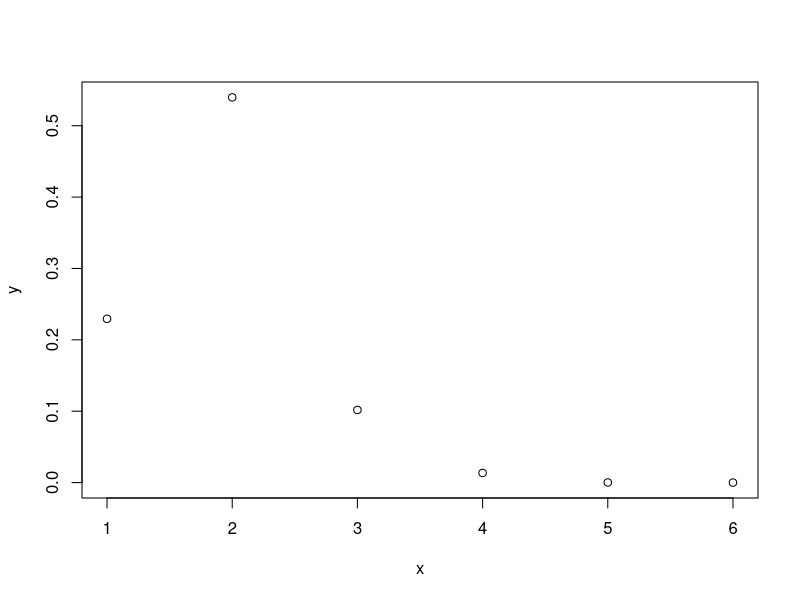
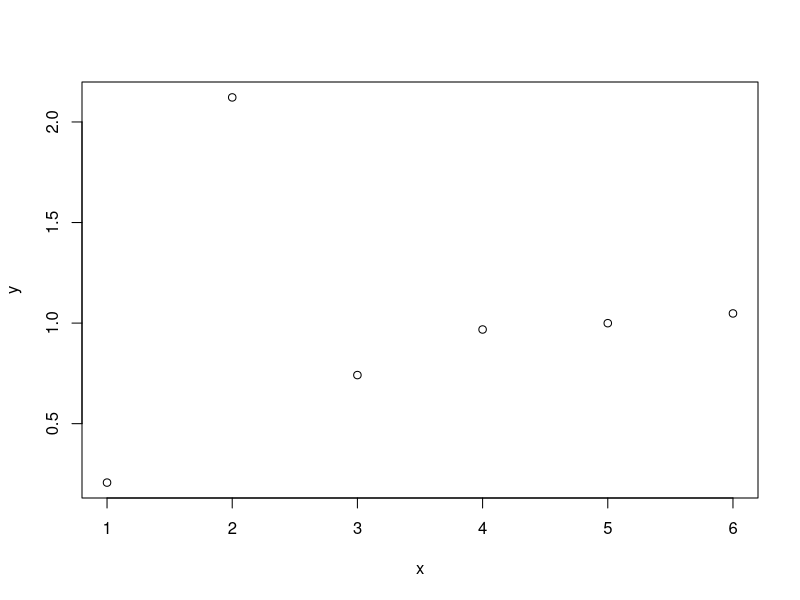
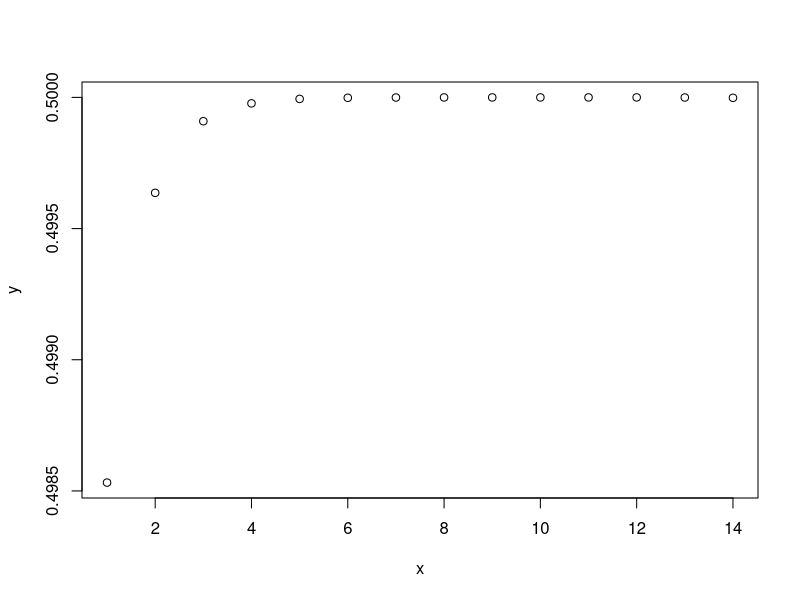
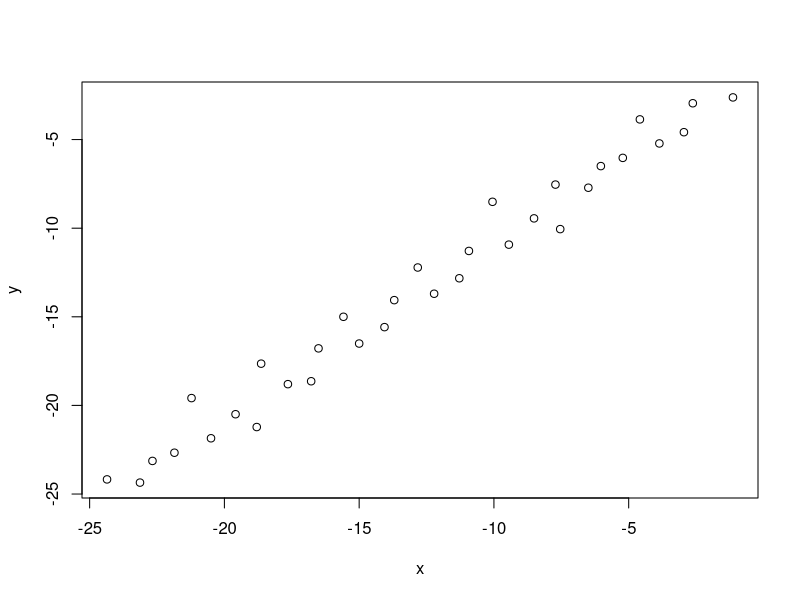
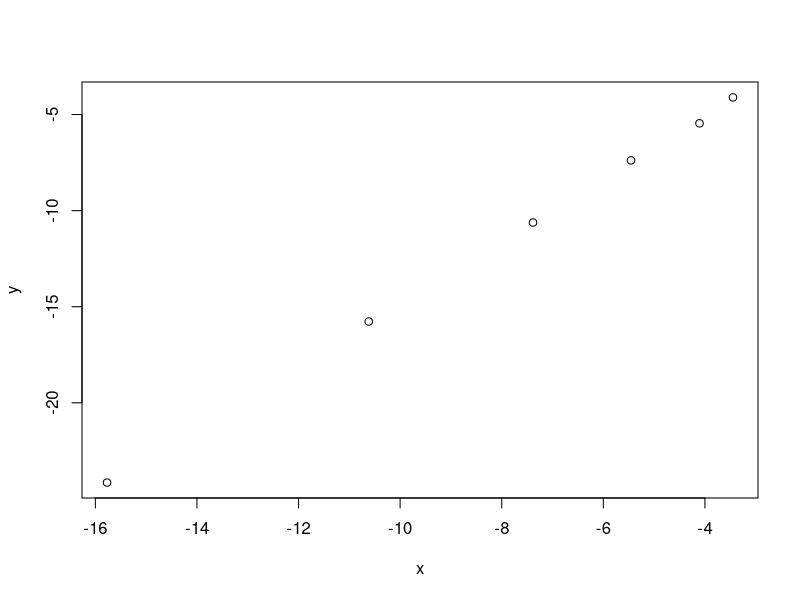

R code for these plots, in order:
## ---- chunk 1
log(10^8)/log(2)
## ---- chunk 2
f = function(x){
  return((cos(x))^2+sin(x)-1)
}
bisect = function(f,interval,tol=0.5*10^-10,max.its=40,verbose=FALSE){
  history = rep(NA, max.its)
  a = interval[1]
  b = interval[2]
  fa = f(a)
  fb = f(b)
  if (sign(fa)*sign(fb) >= 0 ) 
    stop("f(a)f(b)<0 not satisfied")
  for (j in 1:max.its){
    history[j] = (a+b)/2
    if ((b-a)/2 < tol) break
    fc = f(history[j])
    if (verbose==TRUE) {               # show values at each step for debugging
      print(j) 
      print(c(a,history[j],b,b-a))
    }
    if (fc == 0)  break
    if (sign(fc)*sign(fa) < 0) {
      b = history[j]
      fb = fc
    }
    else {
      a = history[j]
      fa = fc
    }
  }
  root=(a+b)/2
  return(list(root=root,history=history[!is.na(history)]))
}

options(digits = 9) 
interval <- c(2.5,3.5)
tol=0.5*10e-8
out=bisect(f,interval,tol=tol)
print(out$root)
print(out$history)
## ---- chunk 3
newton=function(x,its){
  res=x
  while (its>0) {
    x<-x-((cos(x))^2+sin(x)-1)/(-sin(2*x)+cos(x))
    res=c(res,x)
    its<-its-1
  }
  return(res)
}
x<-4.25
newton(x,50)
## ---- chunk 4
e<-abs((newton(x,50)-pi))
e
x=c(1:6)
y=e[2:7]/e[1:6]
plot(x,y)

## ---- chunk 5
x=c(1:6)
y=e[2:7]/e[1:6]^2
plot(x,y)
## ---- chunk 6
x<-1.5
e<-abs((newton(x,50)-pi/2))
x=c(1:14)
y=e[2:15]/e[1:14]
plot(x,y)
e
## ---- chunk 7
f=function(x){
  A<-cbind(c(1,4,7,x),c(2,5,x,10),c(3,x,8,11),c(x,6,9,12))
  return(det(A)-1000)
}
6*log(10)/log(2)
options(digits = 7) 
interval <- c(9,10)
out=bisect(f,interval,max.its = 20)
print(out$root)
print(out$history)
## ---- chunk 8
x<-9.708299
f(x)+1000 # corresponding determinant 
f(x)
## ---- chunk 9
options(digits = 9) 
interval <- c(-18,-17)
out=bisect(f,interval)
print(out$root)
print(out$history)
## ---- chunk 10
x<--17.188498
f(x)+1000 # corresponding determinant 
f(x)
## ---- chunk 11
require(Matrix)
A=Hilbert(5)

f=function(x){
  A[1,1]<-x
  return(det(A-pi*diag(1,5,5)))
}
options(digits = 8) 
interval <- c(0,10)
out=bisect(f,interval)
print(out$root)
print(out$history)

A[1,1]<-2.948010
options(digits = 7)
max(eigen(A)$values)
## ---- chunk 12
my.sqrt=function(x){   # the number for square root finding
  f=function(t){      # t is the square root of x
    return(t^2-x)
  }
  return(bisect(f,c(0,10))$root)  # using bisection method get the t
}

my.sqrt(1)
my.sqrt(4)
my.sqrt(9)
my.sqrt(16)
## ---- chunk 13
f=function(r){
  return((r^3*(2*r^2+5*0.1^2))/(2*(r^2+0.1^2)^(5/2))-0.9)
}
options(digits=10)
out=bisect(f,c(0,1))
out
## ---- chunk 14
10*log(10)/log(2)
## ---- chunk 15
15*log(10)/log(2)
options(digits=18)
(actual=bisect(f,c(0,1),tol = 0.5*10e-19,max.its = 100))
## ---- chunk 16
aroot=0.177289179849030  # the root that has 15 correct decimals
(e<-(abs(out$history-aroot)))

x=log(e[1])
y=log(e[2])
for (i in 2:(length(e)-2)) {
  x=c(x,log(e[i]))
  y=c(y,log(e[i+1]))
}
plot(x,y)
lm(y~x)
## ---- chunk 17
secant.method <- function(f, x0, x1, tol = 0.5e-10, n = 100) {
  history = rep(NA, n) 
  for (i in 1:n) {
    x2 <- x1 - f(x1) / ((f(x1) - f(x0)) / (x1 - x0)) 
    if (abs(x2 - x1) < tol) {
      root=x2
      break
    }
    x0 <- x1
    x1 <- x2
    root=x2
    history=c(history,x2)
  }
  return(list(root=root,history=history[!is.na(history)]))
}
options(digits = 10)
(out=secant.method(f, 0, 0.1))
## ---- chunk 18
aroot=0.177289179849030  # the root that has 15 correct decimals
(e<-(abs(out$history-aroot)))
x=log(e[1:6])
y=log(e[2:7])
plot(x,y)
lm(y~x)
